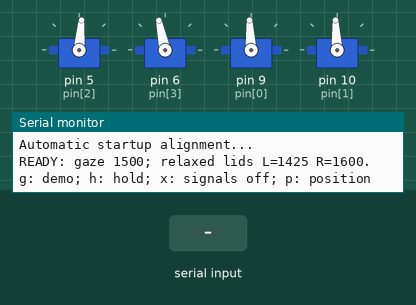
This sketch was run on a simulated Arduino Uno, built with avr-gcc and run on an emulated ATmega328P. Shown: 4 × servo, the last lines printed to the serial monitor. The test bench sets the inputs (shaded band).

Above: at 9.3 s.
9.4 s: "h\n" received over Serial
10.9 s: "x\n" received over Serial
12.4 s: "g\n" received over Serial
At 13.7 s:
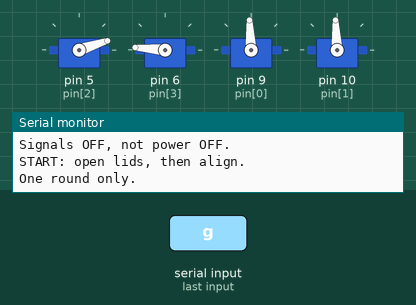
At 19.3 s:
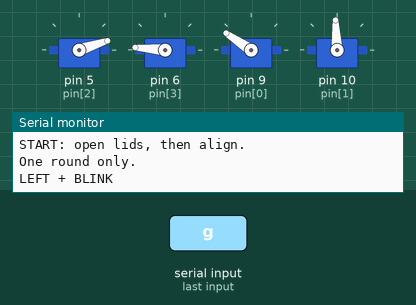
Timing chart, 0 to 21.7 s (numbered marks = the images above; inputs shaded):
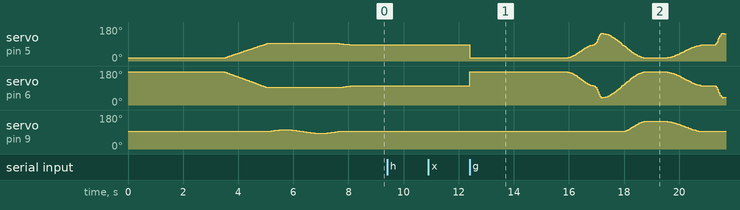

The sketch:

Servo4_NaturalMotion_Slow_20261012.ino
```cpp
#include <Servo.h>
#include <math.h>

Servo m[4];

// 安装中位仍为 1500；日常放松位置单独设置。
const int REST_L = 1425;
const int OPEN_L = 725; // 左眼向闭眼方向微调 25 us，闭眼端点仍为 2050。
const int REST_R = 1600;

// 左右、上下、左上眼睑、右上眼睑
const byte pin[4] = {9, 10, 5, 6};

const int view[8][2] = {
  {2050, 1500},  // 左
  {1050, 1500},  // 右
  {1500, 2150},  // 上
  {1500, 1105},  // 下
  {2050, 2150},  // 左上
  {1050, 2150},  // 右上
  {2050, 1105},  // 左下
  {1050, 1105}   // 右下
};

const char* label[8] = {
  "LEFT", "RIGHT", "UP", "DOWN",
  "LEFT-UP", "RIGHT-UP", "LEFT-DOWN", "RIGHT-DOWN"
};

int p[4] = {1500, 1500, 1500, 1500};
int from[4];

bool active = false;
bool attachedEyes = false;
bool blinkNow = false;

byte state = 0;
byte indexNow = 0;
byte roundNo = 0;

unsigned long began = 0;
unsigned long span = 1;
unsigned long tick = 0;

char key = 0;
byte chars = 0;

float ease(float t) {
  return t * t * (3 - 2 * t);
}

float mix(float a, float b, float t) {
  return a + (b - a) * t;
}

void enter(byte next, unsigned long ms) {
  state = next;
  span = ms;
  began = millis();

  for (byte i = 0; i < 4; i++) {
    from[i] = p[i];
  }
}

void writePose() {
  const int low[4]  = {1050, 1105, 700, 950};
  const int high[4] = {2050, 2150, 2050, 2350};

  for (byte i = 0; i < 4; i++) {
    p[i] = constrain(p[i], low[i], high[i]);

    if (i >= 2 || attachedEyes) {
      m[i].writeMicroseconds(p[i]);
    }
  }
}

// 仰视时的眼睑抬升曲线。
// 这是待实物验证的曲线，不是碰撞检测。
float lift(float pitch) {
  float amount = (pitch - 1500) / 650.0f;
  amount = constrain(amount, 0.0f, 1.0f);
  return sqrtf(amount);
}

void nextLook() {
  // 有些动作眨眼，有些不眨；每轮稍有变化
  blinkNow = ((indexNow + roundNo) % 3 != 0);

  Serial.print(label[indexNow]);
  Serial.println(blinkNow ? " + BLINK" : " DIRECT");

  enter(blinkNow ? 3 : 4, blinkNow ? 280 : 1200);
}

void command(char c) {
  if (c == 'h') {
    active = false;
    Serial.println("HOLD: torque remains ON.");

  } else if (c == 'x') {
    active = false;
    attachedEyes = false;

    for (byte i = 0; i < 4; i++) {
      m[i].detach();
    }

    Serial.println("Signals OFF, not power OFF.");

  } else if (c == 'g') {
    if (active) return;

    // 启动位置未知：先打开眼睑，再让眼球回正
    m[0].detach();
    m[1].detach();
    attachedEyes = false;

    p[2] = OPEN_L;
    p[3] = 2350;

    for (byte i = 2; i < 4; i++) {
      m[i].writeMicroseconds(p[i]);
      m[i].attach(pin[i]);
    }

    indexNow = 0;
    roundNo++;
    active = true;
    enter(0, 2000);

    Serial.println("START: open lids, then align.");
    Serial.println("One round only.");

  } else if (c == 'p') {
    Serial.print("yaw pitch lidL lidR: ");

    for (byte i = 0; i < 4; i++) {
      Serial.print(p[i]);
      Serial.print(' ');
    }

    Serial.println();
  }
}

void setup() {
  Serial.begin(115200);
  Serial.println("Automatic startup alignment...");

  // 先打开眼睑，避免眼球原本朝上时发生碰撞
  p[2] = OPEN_L;
  p[3] = 2350;

  for (byte i = 2; i < 4; i++) {
    m[i].writeMicroseconds(p[i]);
    m[i].attach(pin[i]);
  }
  delay(2000);

  // 再让眼球回到平视正前方
  for (byte i = 0; i < 2; i++) {
    p[i] = 1500;
    m[i].writeMicroseconds(1500);
    m[i].attach(pin[i]);
  }
  attachedEyes = true;
  delay(1500);

  // 平视后，上眼睑缓慢回到安装中位
  for (int step = 0; step <= 100; step++) {
    p[2] = OPEN_L + (1500L - OPEN_L) * step / 100;
    p[3] = 2350 - 850L * step / 100;
    writePose();
    delay(15);
  }

  // 左右小幅摆动，最后回正
  for (int pulse = 1500; pulse <= 1600; pulse += 5) {
    p[0] = pulse;
    writePose();
    delay(25);
  }
  delay(250);

  for (int pulse = 1600; pulse >= 1400; pulse -= 5) {
    p[0] = pulse;
    writePose();
    delay(25);
  }
  delay(250);

  for (int pulse = 1400; pulse <= 1500; pulse += 5) {
    p[0] = pulse;
    writePose();
    delay(25);
  }

  // 全部保持安装中位
  for (byte i = 0; i < 4; i++) {
    p[i] = 1500;
    from[i] = 1500;
  }
  writePose();

  // 完成安装中位回正和摆动后，进入日常放松姿态。
  for (int step = 0; step <= 100; step++) {
    p[2] = 1500 + (REST_L - 1500) * (long)step / 100;
    p[3] = 1500 + (REST_R - 1500) * (long)step / 100;
    writePose();
    delay(5);
  }
  for (byte i = 0; i < 4; i++) from[i] = p[i];

  active = false;
  state = 0;
  indexNow = 0;
  tick = millis();

  Serial.println("READY: gaze 1500; relaxed lids L=1425 R=1600.");
  Serial.println("g: demo; h: hold; x: signals off; p: position");
}

void loop() {
  // 一次只接受一行一个字符
  for (byte n = 0; n < 24 && Serial.available(); n++) {
    char c = Serial.read();

    if (c == '\n' || c == '\r') {
      if (chars == 1) {
        command(key);
      } else if (chars > 1) {
        Serial.println("One character per line.");
      }

      chars = 0;

    } else {
      key = c;
      if (chars < 2) chars++;
    }
  }

  if (!active) return;

  unsigned long now = millis();

  if ((unsigned long)(now - tick) < 20) return;
  tick = now;

  unsigned long elapsed = now - began;
  float t = elapsed >= span ? 1.0f : (float)elapsed / span;
  float f = ease(t);

  if (state == 2) {
    // 启动回正后，眼睑回到日常放松位置
    p[2] = mix(from[2], REST_L, f);
    p[3] = mix(from[3], REST_R, f);

  } else if (state == 3) {
    // 只在眼球平视时闭眼
    p[2] = mix(from[2], 2050, f);
    p[3] = mix(from[3], 950, f);

  } else if (state == 4) {
    // 眨眼时：睁开一部分后，转眼与继续睁眼重叠进行
    float travel;

    if (blinkNow) {
      float progress = (t - 0.45f) / 0.55f;
      progress = constrain(progress, 0.0f, 1.0f);
      travel = ease(progress);
    } else {
      travel = f;
    }

    p[0] = mix(1500, view[indexNow][0], travel);
    p[1] = mix(1500, view[indexNow][1], travel);

    float up = lift(p[1]);

    if (blinkNow) {
      float leftOpen = f;
      float rightOpen = f;

      if (travel > 0) {
        leftOpen = fmaxf(
          leftOpen,
          (2050 - REST_L + (REST_L - OPEN_L) * up) / (2050.0f - OPEN_L)
        );

        rightOpen = fmaxf(
          rightOpen,
          (REST_R - 950 + (2350 - REST_R) * up) / 1400.0f
        );
      }

      p[2] = 2050 - (2050 - OPEN_L) * leftOpen;
      p[3] = 950 + 1400 * rightOpen;

    } else {
      p[2] = REST_L - (REST_L - OPEN_L) * up;
      p[3] = REST_R + (2350 - REST_R) * up;
    }

  } else if (state == 6) {
    // 眼球与眼睑一起回正，仰视过程中继续保留抬升
    p[0] = mix(from[0], 1500, f);
    p[1] = mix(from[1], 1500, f);

    float up = lift(p[1]);

    p[2] = fminf(
      mix(from[2], REST_L, f),
      REST_L - (REST_L - OPEN_L) * up
    );

    p[3] = fmaxf(
      mix(from[3], REST_R, f),
      REST_R + (2350 - REST_R) * up
    );
  }

  writePose();

  if (elapsed < span) return;

  switch (state) {
    case 0:
      // 眼睑已等待打开，再启用眼球回正
      for (byte i = 0; i < 2; i++) {
        p[i] = 1500;
        m[i].writeMicroseconds(1500);
        m[i].attach(pin[i]);
      }

      attachedEyes = true;
      enter(1, 1500);
      break;

    case 1:
      enter(2, 1000);
      break;

    case 2:
      nextLook();
      break;

    case 3:
      enter(4, 1600);
      break;

    case 4:
      // 目标停留时间略有不同
      enter(5, 700 + (indexNow % 3) * 200);
      break;

    case 5:
      enter(6, 1400);
      break;

    case 6:
      enter(7, 400);
      break;

    case 7:
      indexNow++;

      if (indexNow == 8) {
        active = false;
        Serial.println("DONE. Holding relaxed pose; g repeats.");
      } else {
        nextLook();
      }
      break;
  }
}
```
